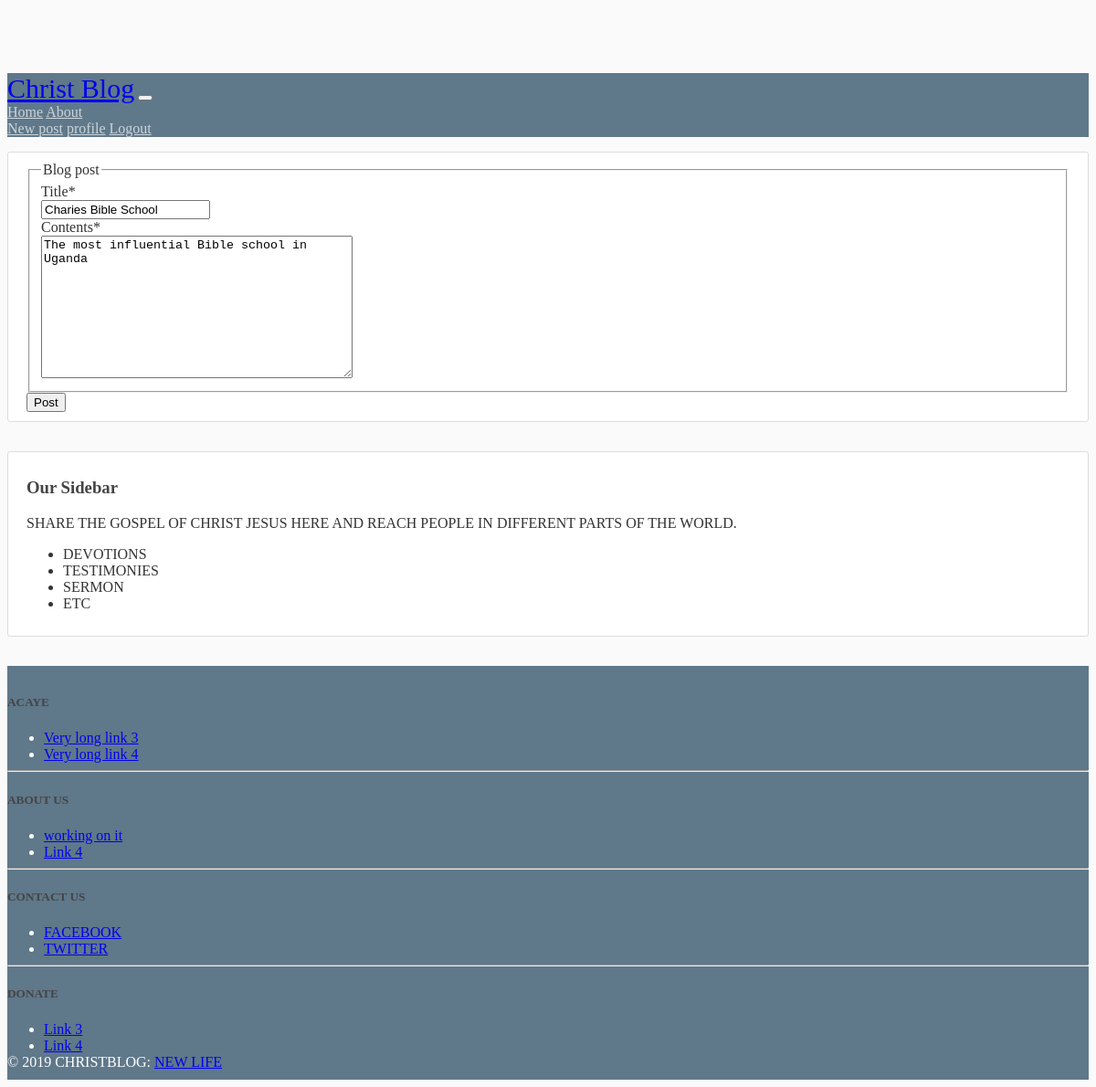
The page /post/15/Update/ (signed in) on the database its author committed.
### blog/models.py (models this page shows, shortened)
class post(models.Model):
    Title = models.CharField(max_length=100)
    Contents = models.TextField()
    Date_posted = models.DateTimeField(default = timezone.now)
    Author = models.ForeignKey(User,on_delete=models.CASCADE)

### blog/views.py (the view, shortened to what this page needs)
# urls.py: path('post/<int:pk>/Update/', PostUpdateView.as_view(), name ="post-Update"),
class PostUpdateView(LoginRequiredMixin,UserPassesTestMixin,UpdateView):
    model = post
    fields = ['Title','Contents']
    def test_func(self):
        post = self.get_object()
        if self.request.user == post.Author:
            return True
            return False

### blog/templates/blog/post_form.html (shortened to what this page needs)
{% extends "blog/base.html" %}
{% load crispy_forms_tags %}
{% block content %}
   <div class='content-section'>
        <form method="POST">
          <fieldset class='form-group'>
             <legend class="border_bottom mb-4">Blog post</legend>
             {{ form|crispy }}
        </fieldset>
        <div class="form-group">
           <button class="btn btn-outline-info"type = "submit">Post</button>
        </div>
        </form>
   </div>
{% endblock content %}

### blog/static/blog/main.css (style rules this page uses)
body { background: #fafafa; color: #333333; margin-top:5rem; }
.content-section { background:#ffffff; padding: 10px 20px; border: 1px solid #dddddd; border-radius: 3px; margin-top:1rem; margin-bottom:2rem; }

### rows shown on the page
post: Title "Charies Bible School", Contents "The most influential Bible school in Uganda"
